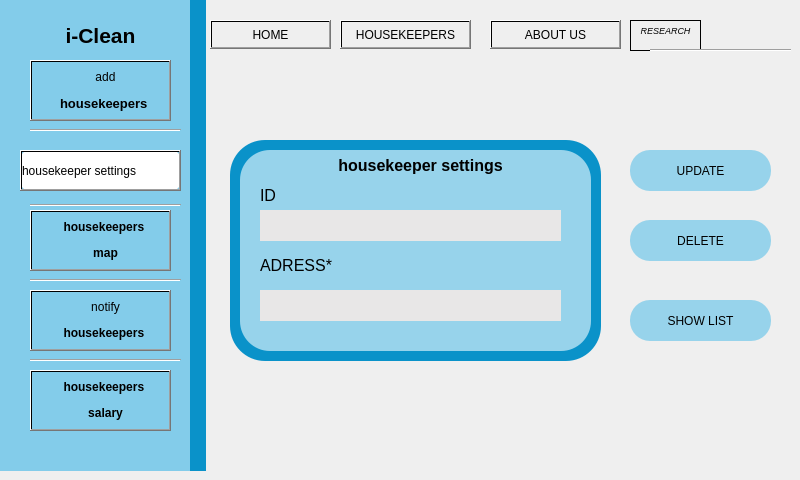
        <widget class="QWidget" name="page_149">
         <widget class="QStackedWidget" name="stackedWidget_47">
          <property name="geometry">
           <rect>
            <x>0</x>
            <y>0</y>
            <width>791</width>
            <height>471</height>
           </rect>
          </property>
          <property name="currentIndex">
           <number>0</number>
          </property>
          <widget class="QWidget" name="page_150">
           <widget class="QLabel" name="label_956">
            <property name="geometry">
             <rect>
              <x>0</x>
              <y>0</y>
              <width>841</width>
              <height>471</height>
             </rect>
            </property>
            <property name="text">
             <string/>
            </property>
            <property name="pixmap">
             <pixmap>../../../OneDrive - ESPRIT/Bureau/projet qt/arr.png</pixmap>
            </property>
           </widget>
           <widget class="QLabel" name="label_957">
            <property name="geometry">
             <rect>
              <x>0</x>
              <y>0</y>
              <width>191</width>
              <height>471</height>
             </rect>
            </property>
            <property name="styleSheet">
             <string notr="true">background-color: rgb(131, 204, 234);</string>
            </property>
            <property name="text">
             <string/>
            </property>
           </widget>
           <widget class="QLabel" name="label_958">
            <property name="geometry">
             <rect>
              <x>190</x>
              <y>0</y>
              <width>16</width>
              <height>471</height>
             </rect>
            </property>
            <property name="styleSheet">
             <string notr="true">background-color: rgb(10, 146, 201);</string>
            </property>
            <property name="text">
             <string/>
            </property>
           </widget>
           <widget class="QLabel" name="label_959">
            <property name="geometry">
             <rect>
              <x>50</x>
              <y>20</y>
              <width>101</width>
              <height>31</height>
             </rect>
            </property>
            <property name="text">
             <string>&lt;html&gt;&lt;head/&gt;&lt;body&gt;&lt;p align=&quot;center&quot;&gt;&lt;span style=&quot; font-size:16pt; font-weight:700;&quot;&gt;i-Clean&lt;/span&gt;&lt;/p&gt;&lt;/body&gt;&lt;/html&gt;</string>
            </property>
           </widget>
           <widget class="QLabel" name="label_960">
            <property name="geometry">
             <rect>
              <x>40</x>
              <y>370</y>
              <width>131</width>
              <height>61</height>
             </rect>
            </property>
            <property name="styleSheet">
             <string notr="true">font: 11pt &quot;Sitka&quot;;</string>
            </property>
            <property name="text">
             <string>&lt;html&gt;&lt;head/&gt;&lt;body&gt;&lt;p align=&quot;center&quot;&gt;&lt;span style=&quot; font-weight:700;&quot;&gt;housekeepers &lt;/span&gt;&lt;/p&gt;&lt;p align=&quot;center&quot;&gt;&lt;span style=&quot; font-weight:700;&quot;&gt;salary&lt;/span&gt;&lt;/p&gt;&lt;/body&gt;&lt;/html&gt;</string>
            </property>
           </widget>
           <widget class="Line" name="line_279">
            <property name="geometry">
             <rect>
              <x>30</x>
              <y>190</y>
              <width>151</width>
              <height>31</height>
             </rect>
            </property>
            <property name="orientation">
             <enum>Qt::Orientation::Horizontal</enum>
            </property>
           </widget>
           <widget class="QPushButton" name="pushButton_401">
            <property name="geometry">
             <rect>
              <x>30</x>
              <y>210</y>
              <width>141</width>
              <height>61</height>
             </rect>
            </property>
            <property name="styleSheet">
             <string notr="true">background-color: qlineargradient(spread:pad, x1:0, y1:0, x2:0, y2:0, stop:0 rgba(0, 0, 0, 0), stop:1 rgba(255, 255, 255, 255));</string>
            </property>
            <property name="text">
             <string/>
            </property>
           </widget>
           <widget class="QPushButton" name="pushButton_402">
            <property name="geometry">
             <rect>
              <x>30</x>
              <y>370</y>
              <width>141</width>
              <height>61</height>
             </rect>
            </property>
            <property name="styleSheet">
             <string notr="true">background-color: qlineargradient(spread:pad, x1:0, y1:0, x2:0, y2:0, stop:0 rgba(0, 0, 0, 0), stop:1 rgba(255, 255, 255, 255));</string>
            </property>
            <property name="text">
             <string/>
            </property>
           </widget>
           <widget class="QLabel" name="label_961">
            <property name="geometry">
             <rect>
              <x>40</x>
              <y>290</y>
              <width>131</width>
              <height>61</height>
             </rect>
            </property>
            <property name="styleSheet">
             <string notr="true">font: 11pt &quot;Sitka&quot;;</string>
            </property>
            <property name="text">
             <string>&lt;html&gt;&lt;head/&gt;&lt;body&gt;&lt;p align=&quot;center&quot;&gt;notify&lt;/p&gt;&lt;p align=&quot;center&quot;&gt;&lt;span style=&quot; font-weight:700;&quot;&gt;housekeepers &lt;/span&gt;&lt;/p&gt;&lt;/body&gt;&lt;/html&gt;</string>
            </property>
           </widget>
           <widget class="Line" name="line_280">
            <property name="geometry">
             <rect>
              <x>30</x>
              <y>120</y>
              <width>151</width>
              <height>20</height>
             </rect>
            </property>
            <property name="orientation">
             <enum>Qt::Orientation::Horizontal</enum>
            </property>
           </widget>
           <widget class="QPushButton" name="pushButton_403">
            <property name="geometry">
             <rect>
              <x>30</x>
              <y>290</y>
              <width>141</width>
              <height>61</height>
             </rect>
            </property>
            <property name="styleSheet">
             <string notr="true">background-color: qlineargradient(spread:pad, x1:0, y1:0, x2:0, y2:0, stop:0 rgba(0, 0, 0, 0), stop:1 rgba(255, 255, 255, 255));</string>
            </property>
            <property name="text">
             <string/>
            </property>
           </widget>
           <widget class="Line" name="line_281">
            <property name="geometry">
             <rect>
              <x>30</x>
              <y>350</y>
              <width>151</width>
              <height>20</height>
             </rect>
            </property>
            <property name="orientation">
             <enum>Qt::Orientation::Horizontal</enum>
            </property>
           </widget>
           <widget class="QLabel" name="label_962">
            <property name="geometry">
             <rect>
              <x>40</x>
              <y>210</y>
              <width>131</width>
              <height>61</height>
             </rect>
            </property>
            <property name="styleSheet">
             <string notr="true">font: 11pt &quot;Sitka&quot;;</string>
            </property>
            <property name="text">
             <string>&lt;html&gt;&lt;head/&gt;&lt;body&gt;&lt;p align=&quot;center&quot;&gt;&lt;span style=&quot; font-weight:700;&quot;&gt;housekeepers &lt;/span&gt;&lt;/p&gt;&lt;p align=&quot;center&quot;&gt;&lt;span style=&quot; font-weight:700;&quot;&gt;map&lt;/span&gt;&lt;/p&gt;&lt;/body&gt;&lt;/html&gt;</string>
            </property>
           </widget>
           <widget class="Line" name="line_282">
            <property name="geometry">
             <rect>
              <x>30</x>
              <y>270</y>
              <width>151</width>
              <height>20</height>
             </rect>
            </property>
            <property name="orientation">
             <enum>Qt::Orientation::Horizontal</enum>
            </property>
           </widget>
           <widget class="QPushButton" name="pushButton_404">
            <property name="geometry">
             <rect>
              <x>210</x>
              <y>20</y>
              <width>121</width>
              <height>29</height>
             </rect>
            </property>
            <property name="styleSheet">
             <string notr="true">background-color: qlineargradient(spread:pad, x1:0, y1:0, x2:0, y2:0, stop:0 rgba(0, 0, 0, 0), stop:1 rgba(255, 255, 255, 255));</string>
            </property>
            <property name="text">
             <string>HOME</string>
            </property>
           </widget>
           <widget class="QToolButton" name="toolButton_108">
            <property name="geometry">
             <rect>
              <x>490</x>
              <y>20</y>
              <width>131</width>
              <height>29</height>
             </rect>
            </property>
            <property name="styleSheet">
             <string notr="true">background-color: qlineargradient(spread:pad, x1:0, y1:0, x2:0, y2:0, stop:0 rgba(0, 0, 0, 0), stop:1 rgba(255, 255, 255, 255));</string>
            </property>
            <property name="text">
             <string>ABOUT US</string>
            </property>
           </widget>
           <widget class="QToolButton" name="toolButton_109">
            <property name="geometry">
             <rect>
              <x>340</x>
              <y>20</y>
              <width>131</width>
              <height>29</height>
             </rect>
            </property>
            <property name="styleSheet">
             <string notr="true">background-color: qlineargradient(spread:pad, x1:0, y1:0, x2:0, y2:0, stop:0 rgba(0, 0, 0, 0), stop:1 rgba(255, 255, 255, 255));</string>
            </property>
            <property name="text">
             <string>HOUSEKEEPERS</string>
            </property>
           </widget>
           <widget class="QTextEdit" name="textEdit_54">
            <property name="geometry">
             <rect>
              <x>630</x>
              <y>20</y>
              <width>71</width>
              <height>31</height>
             </rect>
            </property>
            <property name="styleSheet">
             <string notr="true">background-color: qlineargradient(spread:pad, x1:0, y1:0, x2:0, y2:0, stop:0 rgba(0, 0, 0, 0), stop:1 rgba(255, 255, 255, 255));</string>
            </property>
            <property name="html">
             <string>&lt;!DOCTYPE HTML PUBLIC &quot;-//W3C//DTD HTML 4.0//EN&quot; &quot;http://www.w3.org/TR/REC-html40/strict.dtd&quot;&gt;
&lt;html&gt;&lt;head&gt;&lt;meta name=&quot;qrichtext&quot; content=&quot;1&quot; /&gt;&lt;meta charset=&quot;utf-8&quot; /&gt;&lt;style type=&quot;text/css&quot;&gt;
p, li { white-space: pre-wrap; }
hr { height: 1px; border-width: 0; }
li.unchecked::marker { content: &quot;\2610&quot;; }
li.checked::marker { content: &quot;\2612&quot;; }
&lt;/style&gt;&lt;/head&gt;&lt;body style=&quot; font-family:'Segoe UI'; font-size:9pt; font-weight:400; font-style:normal;&quot;&gt;
&lt;p align=&quot;center&quot; style=&quot; margin-top:0px; margin-bottom:0px; margin-left:0px; margin-right:0px; -qt-block-indent:0; text-indent:0px;&quot;&gt;&lt;span style=&quot; font-size:7pt; font-style:italic;&quot;&gt;RESEARCH&lt;/span&gt;&lt;/p&gt;&lt;/body&gt;&lt;/html&gt;</string>
            </property>
           </widget>
           <widget class="Line" name="line_283">
            <property name="geometry">
             <rect>
              <x>650</x>
              <y>40</y>
              <width>151</width>
              <height>20</height>
             </rect>
            </property>
            <property name="orientation">
             <enum>Qt::Orientation::Horizontal</enum>
            </property>
           </widget>
           <widget class="QLabel" name="label_963">
            <property name="geometry">
             <rect>
              <x>230</x>
              <y>140</y>
              <width>371</width>
              <height>221</height>
             </rect>
            </property>
            <property name="styleSheet">
             <string notr="true">background-color: rgb(10, 146, 201);
border-radius: 35px;
border-width: 10px;
border-color: qlineargradient(spread:pad, x1:0, y1:0, x2:1, y2:1, stop:0 rgba(10, 146, 201, 255), stop:1 rgba(255, 255, 255, 255));</string>
            </property>
            <property name="text">
             <string/>
            </property>
           </widget>
           <widget class="QLabel" name="label_964">
            <property name="geometry">
             <rect>
              <x>240</x>
              <y>150</y>
              <width>351</width>
              <height>201</height>
             </rect>
            </property>
            <property name="styleSheet">
             <string notr="true">background-color: rgb(151, 211, 235);
border-radius: 30px;
border-width: 10px;
border-color: qlineargradient(spread:pad, x1:0, y1:0, x2:1, y2:1, stop:0 rgba(10, 146, 201, 255), stop:1 rgba(255, 255, 255, 255));</string>
            </property>
            <property name="text">
             <string/>
            </property>
           </widget>
           <widget class="QLabel" name="label_965">
            <property name="geometry">
             <rect>
              <x>630</x>
              <y>220</y>
              <width>141</width>
              <height>41</height>
             </rect>
            </property>
            <property name="styleSheet">
             <string notr="true">background-color: rgb(151, 211, 235);
border-radius: 20px;
border-width: 10px;
border-color: qlineargradient(spread:pad, x1:0, y1:0, x2:1, y2:1, stop:0 rgba(10, 146, 201, 255), stop:1 rgba(255, 255, 255, 255));</string>
            </property>
            <property name="text">
             <string/>
            </property>
           </widget>
           <widget class="QLabel" name="label_966">
            <property name="geometry">
             <rect>
              <x>630</x>
              <y>150</y>
              <width>141</width>
              <height>41</height>
             </rect>
            </property>
            <property name="styleSheet">
             <string notr="true">background-color: rgb(151, 211, 235);
border-radius: 20px;
border-width: 10px;
border-color: qlineargradient(spread:pad, x1:0, y1:0, x2:1, y2:1, stop:0 rgba(10, 146, 201, 255), stop:1 rgba(255, 255, 255, 255));</string>
            </property>
            <property name="text">
             <string/>
            </property>
           </widget>
           <widget class="QPushButton" name="pushButton_405">
            <property name="geometry">
             <rect>
              <x>630</x>
              <y>150</y>
              <width>141</width>
              <height>41</height>
             </rect>
            </property>
            <property name="styleSheet">
             <string notr="true">border-radius: 20px;</string>
            </property>
            <property name="text">
             <string>UPDATE</string>
            </property>
           </widget>
           <widget class="QPushButton" name="pushButton_406">
            <property name="geometry">
             <rect>
              <x>630</x>
              <y>220</y>
              <width>141</width>
              <height>41</height>
             </rect>
            </property>
            <property name="styleSheet">
             <string notr="true">border-radius: 20px;</string>
            </property>
            <property name="text">
             <string>DELETE</string>
            </property>
           </widget>
           <widget class="QLabel" name="label_967">
            <property name="geometry">
             <rect>
              <x>630</x>
              <y>300</y>
              <width>141</width>
              <height>41</height>
             </rect>
            </property>
            <property name="styleSheet">
             <string notr="true">background-color: rgb(151, 211, 235);
border-radius: 20px;
border-width: 10px;
border-color: qlineargradient(spread:pad, x1:0, y1:0, x2:1, y2:1, stop:0 rgba(10, 146, 201, 255), stop:1 rgba(255, 255, 255, 255));</string>
            </property>
            <property name="text">
             <string/>
            </property>
           </widget>
           <widget class="QPushButton" name="pushButton_407">
            <property name="geometry">
             <rect>
              <x>630</x>
              <y>300</y>
              <width>141</width>
              <height>41</height>
             </rect>
            </property>
            <property name="styleSheet">
             <string notr="true">border-radius: 20px;</string>
            </property>
            <property name="text">
             <string>SHOW LIST</string>
            </property>
           </widget>
           <widget class="QLabel" name="label_968">
            <property name="geometry">
             <rect>
              <x>260</x>
              <y>250</y>
              <width>111</width>
              <height>31</height>
             </rect>
            </property>
            <property name="text">
             <string>&lt;html&gt;&lt;head/&gt;&lt;body&gt;&lt;p&gt;&lt;span style=&quot; font-size:12pt;&quot;&gt;ADRESS*&lt;/span&gt;&lt;/p&gt;&lt;/body&gt;&lt;/html&gt;</string>
            </property>
           </widget>
           <widget class="QLabel" name="label_969">
            <property name="geometry">
             <rect>
              <x>310</x>
              <y>130</y>
              <width>221</width>
              <height>71</height>
             </rect>
            </property>
            <property name="text">
             <string>&lt;html&gt;&lt;head/&gt;&lt;body&gt;&lt;p align=&quot;center&quot;&gt;&lt;span style=&quot; font-size:12pt; font-weight:700;&quot;&gt;housekeeper settings&lt;/span&gt;&lt;/p&gt;&lt;/body&gt;&lt;/html&gt;</string>
            </property>
           </widget>
           <widget class="QLabel" name="label_970">
            <property name="geometry">
             <rect>
              <x>260</x>
              <y>180</y>
              <width>63</width>
              <height>31</height>
             </rect>
            </property>
            <property name="text">
             <string>&lt;html&gt;&lt;head/&gt;&lt;body&gt;&lt;p&gt;&lt;span style=&quot; font-size:12pt;&quot;&gt;ID&lt;/span&gt;&lt;/p&gt;&lt;/body&gt;&lt;/html&gt;</string>
            </property>
           </widget>
           <widget class="QLabel" name="label_971">
            <property name="geometry">
             <rect>
              <x>260</x>
              <y>290</y>
              <width>301</width>
              <height>31</height>
             </rect>
            </property>
            <property name="styleSheet">
             <string notr="true">background-color: rgb(232, 231, 231);</string>
            </property>
            <property name="text">
             <string/>
            </property>
           </widget>
           <widget class="QLabel" name="label_972">
            <property name="geometry">
             <rect>
              <x>260</x>
              <y>210</y>
              <width>301</width>
              <height>31</height>
             </rect>
            </property>
            <property name="styleSheet">
             <string notr="true">background-color: rgb(232, 231, 231);</string>
            </property>
            <property name="text">
             <string/>
            </property>
           </widget>
           <widget class="Line" name="line_284">
            <property name="geometry">
             <rect>
              <x>30</x>
              <y>120</y>
              <width>151</width>
              <height>20</height>
             </rect>
            </property>
            <property name="orientation">
             <enum>Qt::Orientation::Horizontal</enum>
            </property>
           </widget>
           <widget class="QPushButton" name="pushButton_408">
            <property name="geometry">
             <rect>
              <x>30</x>
              <y>60</y>
              <width>141</width>
              <height>61</height>
             </rect>
            </property>
            <property name="styleSheet">
             <string notr="true">background-color: qlineargradient(spread:pad, x1:0, y1:0, x2:0, y2:0, stop:0 rgba(0, 0, 0, 0), stop:1 rgba(255, 255, 255, 255));</string>
            </property>
            <property name="text">
             <string/>
            </property>
           </widget>
           <widget class="QLabel" name="label_973">
            <property name="geometry">
             <rect>
              <x>40</x>
              <y>60</y>
              <width>131</width>
              <height>61</height>
             </rect>
            </property>
            <property name="styleSheet">
             <string notr="true">font: 11pt &quot;Sitka&quot;;</string>
            </property>
            <property name="text">
             <string>&lt;html&gt;&lt;head/&gt;&lt;body&gt;&lt;p align=&quot;center&quot;&gt;add&lt;/p&gt;&lt;p align=&quot;center&quot;&gt;&lt;span style=&quot; font-size:10pt; font-weight:700;&quot;&gt;housekeepers &lt;/span&gt;&lt;/p&gt;&lt;/body&gt;&lt;/html&gt;</string>
            </property>
           </widget>
           <widget class="QLineEdit" name="lineEdit_54">
            <property name="geometry">
             <rect>
              <x>20</x>
              <y>150</y>
              <width>161</width>
              <height>41</height>
             </rect>
            </property>
            <property name="styleSheet">
             <string notr="true">font: 9pt &quot;Sitka&quot;;
border-radius: 10px;
</string>
            </property>
            <property name="text">
             <string>housekeeper settings</string>
            </property>
           </widget>
           <widget class="QPushButton" name="pushButton_409">
            <property name="geometry">
             <rect>
              <x>20</x>
              <y>150</y>
              <width>161</width>
              <height>41</height>
             </rect>
            </property>
            <property name="styleSheet">
             <string notr="true">background-color: qlineargradient(spread:pad, x1:0, y1:0, x2:0, y2:0, stop:0 rgba(0, 0, 0, 0), stop:1 rgba(255, 255, 255, 255));</string>
            </property>
            <property name="text">
             <string/>
            </property>
           </widget>
          </widget>
          <widget class="QWidget" name="page_151"/>
         </widget>
        </widget>
